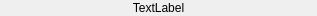
<?xml version="1.0" encoding="UTF-8"?>
<ui version="4.0">
 <class>GUI_Tag</class>
 <widget class="QWidget" name="GUI_Tag">
  <property name="geometry">
   <rect>
    <x>0</x>
    <y>0</y>
    <width>317</width>
    <height>16</height>
   </rect>
  </property>
  <property name="windowTitle">
   <string>Form</string>
  </property>
  <layout class="QGridLayout" name="gridLayout">
   <property name="margin">
    <number>0</number>
   </property>
   <item row="0" column="0">
    <widget class="QLabel" name="lbl">
     <property name="text">
      <string>TextLabel</string>
     </property>
     <property name="alignment">
      <set>Qt::AlignCenter</set>
     </property>
    </widget>
   </item>
  </layout>
 </widget>
 <resources/>
 <connections/>
</ui>
